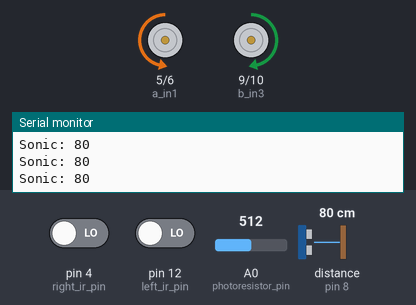
A sketch run on a simulated Arduino Uno, built with avr-gcc and run on an emulated ATmega328P. Shown: motor-driver pin pairs drawn as motors (green arrow = first pin HIGH = forward, orange = second pin HIGH = backward, longer = more drive, scaled by the enable pin), the last lines printed to the serial monitor. Wiring (inferred from the names in the program): ultrasonic range finder: trigger pin 7; echo pin 8. Inputs (shaded band) come from the test bench; at power-on: distance to the obstacle (sensor on pin 8) 80 cm, A0 (photoresistor_pin) = 512, pin 4 (right_ir_pin) LOW, pin 12 (left_ir_pin) LOW. The echo pulse lasts 58.3 µs per cm.

Above: at 1.2 s.
1.3 s: distance to the obstacle (sensor on pin 8) set to 34 cm
At 2.8 s:
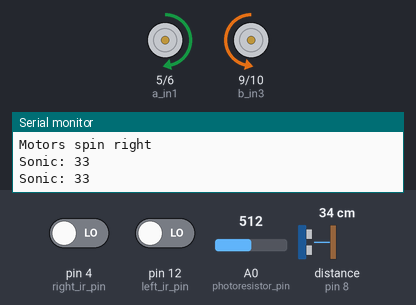
9.6 s: distance to the obstacle (sensor on pin 8) set to 28 cm
At 10.6 s:
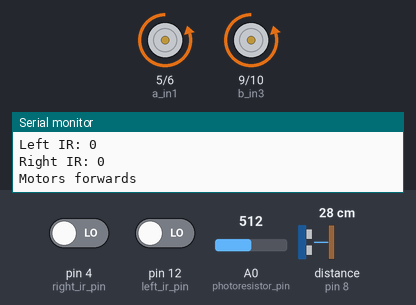
11.4 s: distance to the obstacle (sensor on pin 8) set to 8 cm
12.9 s: distance to the obstacle (sensor on pin 8) set to 5 cm
At 13.8 s:
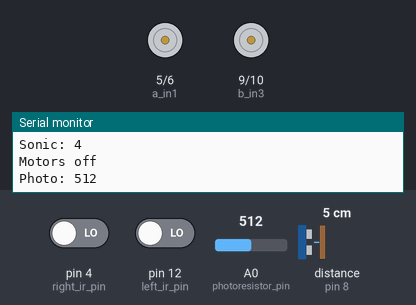
14.4 s: distance to the obstacle (sensor on pin 8) set to 9 cm
At 15.0 s:
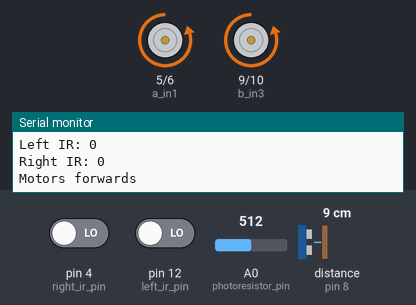
15.9 s: A0 (photoresistor_pin) set to 314
17.4 s: A0 (photoresistor_pin) set to 285
Timing chart, 0 to 19.9 s (numbered marks = the images above; inputs shaded):
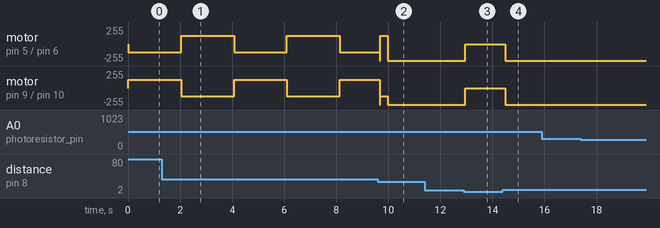

Measured:
- the behaviour switches between 32 and 31 cm on distance to the obstacle (sensor on pin 8) (found by bisection; images 1 and 2)
- the behaviour switches between 7 and 6 cm on distance to the obstacle (sensor on pin 8) (found by bisection; images 2 and 3)
- after the input at 9.6 s, motor on pin 5 (a_in1) / pin 6 (a_in2): backward 125/255 → forward 125/255 after 0.08 s, → backward 250/255 0.30 s later; motor on pin 9 (b_in3) / pin 10 (b_in4): forward 125/255 → backward 125/255 after 0.08 s, → backward 250/255 0.30 s later
- after the input at 12.9 s, motor on pin 5 (a_in1) / pin 6 (a_in2), motor on pin 9 (b_in3) / pin 10 (b_in4): backward 250/255 → stopped after 0.06 s
- after the input at 14.4 s, motor on pin 5 (a_in1) / pin 6 (a_in2), motor on pin 9 (b_in3) / pin 10 (b_in4): stopped → backward 250/255 after 0.09 s
- by itself, motor on pin 5 (a_in1) / pin 6 (a_in2), motor on pin 9 (b_in3) / pin 10 (b_in4): alternates forward 125/255 for 2.0 s and backward 125/255 for 2.0 s

The sketch:

final.ino
```cpp
// Ultrasonic Distance Sensor digital pins
#define trig_pin 7
#define echo_pin 8

// Left Infrared Sensor digital pin
#define left_ir_pin 12

// Right Infrared Sensor digital pin
#define right_ir_pin 4

// Photoresistor analog pin
#define photoresistor_pin 0

// Motor pins
// OUT1 = Positive, OUT2 = Negative
// OUT3 = Positive, OUT4 = Negative
// Motor A is right
// Motor B is left
#define a_en 3
#define a_in1 5
#define a_in2 6
#define b_en 11
#define b_in3 9
#define b_in4 10

// Power out pin
#define power 2

// Returns distance measurement (cm) of Ultrasonic Sensor
int measure_sonic();

// Returns measurement from left Infrared sensor
int measure_left_ir();

// Returns measurement from right Infrared sensor
int measure_right_ir();

// Returns measurement from Photoresistor
int measure_phr();

// Motor functions
void motor_off();
void motor_forwards(int speed);
void motor_backwards(int speed);
void motor_right(int speed);
void motor_left(int speed);
void motor_spin_left(int speed);
void motor_spin_right(int speed);

// States
void follow();
void search();
void angry_action();

// State related varialbes
bool angry = false;

int search_count = 0; // Used by program
const int search_count_max = 3; // Normal counting integer
const int search_interval = 2; // Seconds
const int search_scope = 250; // Milliseconds
const int repetitions = (search_interval * 1000) / search_scope; // Used by program

const int distance = 30; // Centimeters
const int distance_min = 5; // Centimeters

const int brightness = 300; // Unitless number

const int follow_speed = 250; // Unitless number


void setup()
{
    // Set up serial communication
    Serial.begin(9600);

    // Set pin modes for Ultrasonic
    pinMode(trig_pin, OUTPUT);
    pinMode(echo_pin, INPUT);

    // Set pin modes for Infrared Sensors
    pinMode(left_ir_pin, INPUT);
    pinMode(right_ir_pin, INPUT);

    // Set pin modes for L298N
    pinMode(a_en, OUTPUT);
    pinMode(a_in1, OUTPUT);
    pinMode(a_in2, OUTPUT);
    pinMode(b_en, OUTPUT);
    pinMode(b_in3, OUTPUT);
    pinMode(b_in4, OUTPUT);

    // Turn off motors
    motor_off();

    // Use digital pin as power output for other components
    pinMode(power, OUTPUT);
    digitalWrite(power, HIGH);
}


void loop()
{
    // If its bright
    if (measure_phr() >= brightness)
    {
        Serial.print("ANGRY!\n");

        // Get angry
        angry = true;

        // Try to follow, try to search and possibly follow, or get calm
        angry_action();
    }
    // If its dark, but we are angry
    else if (angry == true)
    {
        // Try to follow, try to search and possibly follow, or get calm
        angry_action();
    }
    // If its dark, and we are not angry, standby
    else
    {
        return;
    }

    return;
}


// Returns distance measurement (cm) of Ultrasonic Sensor
int measure_sonic()
{
    // Trigger Ultrasonic to start emitting
    digitalWrite(trig_pin, HIGH);
    delayMicroseconds(10);
    digitalWrite(trig_pin, LOW);

    // Read the Echo pin from the Ultrasonic, convert to cm by / 58
    int duration = pulseIn(echo_pin, HIGH) / 58;

    Serial.print("Sonic: ");
    Serial.print(duration);
    Serial.print("\n");

    return duration;
}

// Returns measurement from left Infrared sensor
int measure_left_ir()
{
    // 0 means detection of obstacle
    int value = digitalRead(left_ir_pin);

    Serial.print("Left IR: ");
    Serial.print(value);
    Serial.print("\n");

    return value;
}

// Returns measurement from right Infrared sensor
int measure_right_ir()
{
    // 0 means detection of obstacle
    int value = digitalRead(right_ir_pin);

    Serial.print("Right IR: ");
    Serial.print(value);
    Serial.print("\n");

    return value;
}

// Returns measurement from Photoresistor
int measure_phr()
{
    int value = analogRead(photoresistor_pin);

    Serial.print("Photo: ");
    Serial.print(value);
    Serial.print("\n");

    return value;
}

// Motor functions
void motor_off()
{
    Serial.print("Motors off\n");
    digitalWrite(a_in1, LOW);
    digitalWrite(a_in2, LOW);
    digitalWrite(b_in3, LOW);
    digitalWrite(b_in4, LOW);
}
void motor_forwards(int speed)
{
    Serial.print("Motors forwards\n");
    analogWrite(a_en, speed);
    analogWrite(b_en, speed);
    digitalWrite(a_in1, LOW);
    digitalWrite(a_in2, HIGH);
    digitalWrite(b_in3, LOW);
    digitalWrite(b_in4, HIGH);
}
void motor_backwards(int speed)
{
    Serial.print("Motors backwards\n");
    analogWrite(a_en, speed);
    analogWrite(b_en, speed);
    digitalWrite(a_in1, HIGH);
    digitalWrite(a_in2, LOW);
    digitalWrite(b_in3, HIGH);
    digitalWrite(b_in4, LOW);
}
void motor_right(int speed)
{
    Serial.print("Motors right\n");
    analogWrite(a_en, speed/2);
    analogWrite(b_en, speed);
    digitalWrite(a_in1, LOW);
    digitalWrite(a_in2, HIGH);
    digitalWrite(b_in3, LOW);
    digitalWrite(b_in4, HIGH);
}
void motor_left(int speed)
{
    Serial.print("Motors left\n");
    analogWrite(a_en, speed);
    analogWrite(b_en, speed/2);
    digitalWrite(a_in1, LOW);
    digitalWrite(a_in2, HIGH);
    digitalWrite(b_in3, LOW);
    digitalWrite(b_in4, HIGH);
}
void motor_spin_left(int speed)
{
    Serial.print("Motors spin left\n");
    analogWrite(a_en, speed);
    analogWrite(b_en, speed);
    digitalWrite(a_in1, LOW);
    digitalWrite(a_in2, HIGH);
    digitalWrite(b_in3, HIGH);
    digitalWrite(b_in4, LOW);
}
void motor_spin_right(int speed)
{
    Serial.print("Motors spin right\n");
    analogWrite(a_en, speed);
    analogWrite(b_en, speed);
    digitalWrite(a_in1, HIGH);
    digitalWrite(a_in2, LOW);
    digitalWrite(b_in3, LOW);
    digitalWrite(b_in4, HIGH);
}


void follow()
{
    Serial.print("Following\n");

    search_count = 0;

    // If we are too close, turn off motors
    int measure = measure_sonic();
    if (measure <= distance_min && measure != 0)
    {
        motor_off();
        return;
    }

    // Else, let's decide a direction to follow
    // If both Infrareds output true, more forwards
    if (measure_left_ir() == 1 && measure_right_ir() == 1)
    {
        motor_forwards(follow_speed);
    }
    // If Left Infrared is true, and Right Infrared is false, move Left
    else if (measure_left_ir() == 1 && measure_right_ir() == 0)
    {
        motor_left(follow_speed);
    }
    // If Left Infrared is false, and Right Infrared is true, move Right
    else if (measure_left_ir() == 0 && measure_right_ir() == 1)
    {
        motor_right(follow_speed);
    }
    // If for some reason none of these happen, just move forward
    else
    {
        motor_forwards(follow_speed);
    }

    return;
}

void sweep()
{
    for (int i = 0; i < repetitions; i++)
    {
        delay(search_scope);

        int measure = measure_sonic();
        if (measure <= distance && measure != 0)
        {
            follow();
            return;
        }
    }
}
void search()
{
    Serial.print("Searching\n");

    // Every "search_scope" milliseconds we'll take a measurement from the Ultrasonic sensor.
    // For instance, if search_interval is 2, that means we'll search for 4 seconds (2 seconds whilst spinning left, and 2 seconds whilst spinning right)
    // If "search_scope" is 10 then, inside those 2 second intervals, we'll measure the Ultrasonic once every "10" milliseconds

    // Spin on its axis turning left whilst performing a swep search for "search_interval" seconds. If target found, follow and stop searching. Else, continue
    motor_spin_left(follow_speed/2);
    sweep();

    // Spin on its axis turning right whilst performing a swep search for "search_interval" seconds. If target found, follow and stop searching. Else, continue
    motor_spin_right(follow_speed/2);
    sweep();

    return;
}

void angry_action()
{
    // If there's a target nearby, follow it
    int measure = measure_sonic();
    if (measure <= distance && measure != 0)
    {
        follow();
        return;
    }

    // If no target found, search for it
    else if (search_count < search_count_max)
    {
        search_count++;

        Serial.print("Search N: ");
        Serial.print(search_count);
        Serial.print("\n");

        search();
        return;
    }

    // If number of searches has exceeded the max, reset
    else if (search_count >= search_count_max)
    {
        Serial.print("kalm\n");

        // Get calm
        angry = false;

        // Turn off motors
        motor_off();

        // Reset searches
        search_count = 0;
        return;
    }
}
```
